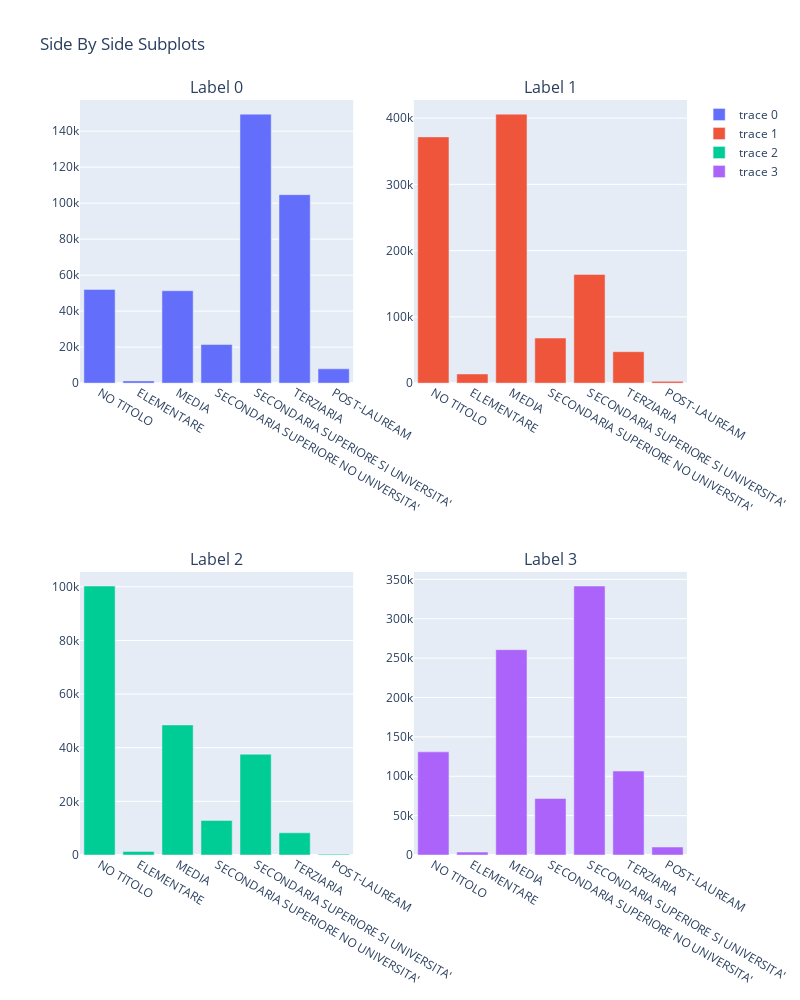

The notebook cell saved with this chart:
### Code cell
cc_18191 = cc_1819[(cc_1819.Label == 0)]['TITOLOSTUDIO'].value_counts()
cc_18191 = cc_18191.reindex(index=['NESSUN TITOLO DI STUDIO',
                                   'LICENZA ELEMENTARE',
                                   'LICENZA MEDIA',
                                   "ISTRUZIONE SECONDARIA SUPERIORE SENZA ACCESSO A UNIVERSITA'",
                                   "ISTRUZIONE SECONDARIA SUPERIORE CON ACCESSO A UNIVERSITA'",
                                   "ISTRUZIONE TERZIARIA",
                                   "ISTRUZIONE POST-LAUREAM"])

cc_18192 =  cc_1819[(cc_1819.Label == 1)]['TITOLOSTUDIO'].value_counts()
cc_18192 = cc_18192.reindex(index=['NESSUN TITOLO DI STUDIO',
                                   'LICENZA ELEMENTARE',
                                   'LICENZA MEDIA',
                                   "ISTRUZIONE SECONDARIA SUPERIORE SENZA ACCESSO A UNIVERSITA'",
                                   "ISTRUZIONE SECONDARIA SUPERIORE CON ACCESSO A UNIVERSITA'",
                                   "ISTRUZIONE TERZIARIA",
                                   "ISTRUZIONE POST-LAUREAM"])

cc_18193 =  cc_1819[(cc_1819.Label == 2)]['TITOLOSTUDIO'].value_counts()
cc_18193 = cc_18193.reindex(index=['NESSUN TITOLO DI STUDIO',
                                   'LICENZA ELEMENTARE',
                                   'LICENZA MEDIA',
                                   "ISTRUZIONE SECONDARIA SUPERIORE SENZA ACCESSO A UNIVERSITA'",
                                   "ISTRUZIONE SECONDARIA SUPERIORE CON ACCESSO A UNIVERSITA'",
                                   "ISTRUZIONE TERZIARIA",
                                   "ISTRUZIONE POST-LAUREAM"])

cc_18194 =  cc_1819[(cc_1819.Label == 3)]['TITOLOSTUDIO'].value_counts()
cc_18194 = cc_18194.reindex(index=['NESSUN TITOLO DI STUDIO',
                                   'LICENZA ELEMENTARE',
                                   'LICENZA MEDIA',
                                   "ISTRUZIONE SECONDARIA SUPERIORE SENZA ACCESSO A UNIVERSITA'",
                                   "ISTRUZIONE SECONDARIA SUPERIORE CON ACCESSO A UNIVERSITA'",
                                   "ISTRUZIONE TERZIARIA",
                                   "ISTRUZIONE POST-LAUREAM"])


fig = make_subplots(rows=2, cols=2,subplot_titles=("Label 0","Label 1","Label 2","Label 3"),
                    specs=[[{"type": "bar"}, {"type": "bar"}],[{"type": "bar"}, {"type": "bar"}]])

fig.add_trace(
    go.Bar(y = cc_18191.values, x = ['NO TITOLO','ELEMENTARE','MEDIA',"SECONDARIA SUPERIORE NO UNIVERSITA'",
                                              "SECONDARIA SUPERIORE SI UNIVERSITA'",'TERZIARIA','POST-LAUREAM']),
    row=1, col=1
)

fig.add_trace(
    go.Bar(y = cc_18192.values, x = ['NO TITOLO','ELEMENTARE','MEDIA',"SECONDARIA SUPERIORE NO UNIVERSITA'",
                                              "SECONDARIA SUPERIORE SI UNIVERSITA'",'TERZIARIA','POST-LAUREAM']),
    row=1, col=2
)

fig.add_trace(
    go.Bar(y = cc_18193.values, x = ['NO TITOLO','ELEMENTARE','MEDIA',"SECONDARIA SUPERIORE NO UNIVERSITA'",
                                              "SECONDARIA SUPERIORE SI UNIVERSITA'",'TERZIARIA','POST-LAUREAM']),
    row=2, col=1
)

fig.add_trace(
    go.Bar(y = cc_18194.values, x = ['NO TITOLO','ELEMENTARE','MEDIA',"SECONDARIA SUPERIORE NO UNIVERSITA'",
                                              "SECONDARIA SUPERIORE SI UNIVERSITA'",'TERZIARIA','POST-LAUREAM']),
    row=2, col=2
)

fig.update_layout(height=1000, width=800, title_text="Side By Side Subplots", showlegend=False)
fig.show()

### Figure 1 — Plotly figure (JSON) as saved in the notebook; plotly's stock layout.template omitted (floating-point values rounded to 4 significant figures)
{"data": [{"type": "bar", "x": ["NO TITOLO", "ELEMENTARE", "MEDIA", "SECONDARIA SUPERIORE NO UNIVERSITA'", "SECONDARIA SUPERIORE SI UNIVERSITA'", "TERZIARIA", "POST-LAUREAM"], "xaxis": "x", "y": [52077, 1250, 51348, 21444, 149462, 104732, 7942], "yaxis": "y"}, {"type": "bar", "x": ["NO TITOLO", "ELEMENTARE", "MEDIA", "SECONDARIA SUPERIORE NO UNIVERSITA'", "SECONDARIA SUPERIORE SI UNIVERSITA'", "TERZIARIA", "POST-LAUREAM"], "xaxis": "x2", "y": [371617, 13811, 405942, 68024, 164078, 47423, 2662], "yaxis": "y2"}, {"type": "bar", "x": ["NO TITOLO", "ELEMENTARE", "MEDIA", "SECONDARIA SUPERIORE NO UNIVERSITA'", "SECONDARIA SUPERIORE SI UNIVERSITA'", "TERZIARIA", "POST-LAUREAM"], "xaxis": "x3", "y": [100278, 1303, 48491, 12884, 37575, 8272, 325], "yaxis": "y3"}, {"type": "bar", "x": ["NO TITOLO", "ELEMENTARE", "MEDIA", "SECONDARIA SUPERIORE NO UNIVERSITA'", "SECONDARIA SUPERIORE SI UNIVERSITA'", "TERZIARIA", "POST-LAUREAM"], "xaxis": "x4", "y": [130952, 3692, 260714, 71745, 341501, 106613, 10139], "yaxis": "y4"}], "layout": {"annotations": [{"font": {"size": 16}, "showarrow": false, "text": "Label 0", "x": 0.225, "xanchor": "center", "xref": "paper", "y": 1, "yanchor": "bottom", "yref": "paper"}, {"font": {"size": 16}, "showarrow": false, "text": "Label 1", "x": 0.775, "xanchor": "center", "xref": "paper", "y": 1, "yanchor": "bottom", "yref": "paper"}, {"font": {"size": 16}, "showarrow": false, "text": "Label 2", "x": 0.225, "xanchor": "center", "xref": "paper", "y": 0.375, "yanchor": "bottom", "yref": "paper"}, {"font": {"size": 16}, "showarrow": false, "text": "Label 3", "x": 0.775, "xanchor": "center", "xref": "paper", "y": 0.375, "yanchor": "bottom", "yref": "paper"}], "height": 1000, "title": {"text": "Side By Side Subplots"}, "width": 800, "xaxis": {"anchor": "y", "domain": [0, 0.45]}, "xaxis2": {"anchor": "y2", "domain": [0.55, 1]}, "xaxis3": {"anchor": "y3", "domain": [0, 0.45]}, "xaxis4": {"anchor": "y4", "domain": [0.55, 1]}, "yaxis": {"anchor": "x", "domain": [0.625, 1]}, "yaxis2": {"anchor": "x2", "domain": [0.625, 1]}, "yaxis3": {"anchor": "x3", "domain": [0, 0.375]}, "yaxis4": {"anchor": "x4", "domain": [0, 0.375]}}}
